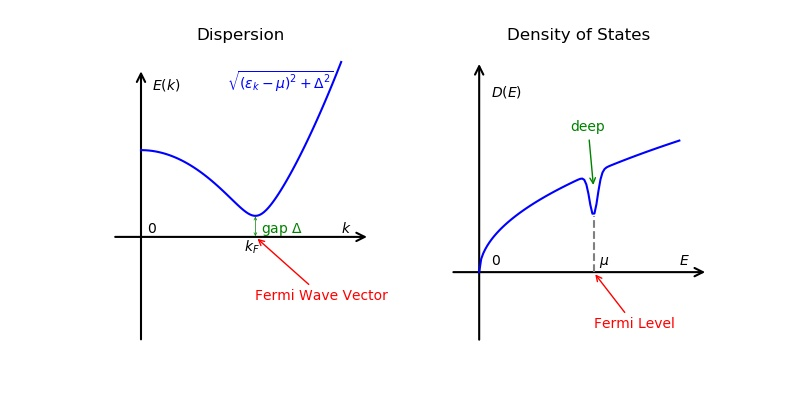

Reproduce this figure in Python.
import numpy as np
from matplotlib import pyplot as plt
import matplotlib.patches as mpatches  # 导入这个包来画箭头

myfig = plt.figure(figsize=[8, 4])  # 先建立画板.

excAxes = myfig.add_subplot(121, title='Dispersion')  # 为激发谱添加画纸.
dosAxes = myfig.add_subplot(122, title='Density of States')  # 为态密度添加画纸.

# 隐藏四边的边框, 以及刻度
for ax in [excAxes, dosAxes]:
    ax.spines['top'].set_visible(False) 
    ax.spines['right'].set_visible(False)
    ax.spines['left'].set_visible(False)
    ax.spines['bottom'].set_visible(False)
    ax.set_xticks([])
    ax.set_yticks([])
    ax.set_xticklabels([])
    ax.set_yticklabels([])
    #ax.grid(True)

lc = 'black'                    # 坐标轴等的颜色

# 画出激发谱的 x 轴, 使用了 matplotlib 包中的箭头. 前两个参量是起点和终点的坐标.
# mutation_scale 表征箭头的大小. lw 是 linewidth.
excX = mpatches.FancyArrowPatch((-.5, 0), (4, 0), mutation_scale=15,
                                 arrowstyle='->', color=lc, lw=1.5) 
excAxes.add_patch(excX)         # 把画出的 x 轴添加到画纸上
# 同样的方法画出 y 轴.
excY = mpatches.FancyArrowPatch((0, -5), (0, 8), mutation_scale=15,
                                 arrowstyle='->', color=lc, lw=1.5) 
excAxes.add_patch(excY)

# 添加一些注释, 全都用了 annotate. xy 表示要注释的位置, xytext 表示注释文字放置
# 的位置. 如果有 arrowprops 参数, 就会添加一个箭头.
excAxes.annotate(r'$k$', xy=(3.5, .2), color=lc)  # x 轴的意义
excAxes.annotate(r'$E(k)$', xy=(.2, 7), color=lc)  # y 轴的意义
excAxes.annotate(r'$0$', xy=(0, 0), xytext=(.1,.2), color=lc)  # 坐标原点

excAxes.annotate(r'$k_F$', xy=(1.8, -.7), color=lc)  # 标注费米波矢的位置
excAxes.annotate(r'Fermi Wave Vector', xy=(2, 0), xytext=(2, -3),
                 arrowprops=dict(arrowstyle='->', color='r'), color='r')

# 对态密度图进行类似的操作
dosX = mpatches.FancyArrowPatch((-.5, 0), (4, 0), mutation_scale=15,
                                 arrowstyle='->', color=lc, lw=1.5) 
dosAxes.add_patch(dosX)
dosY = mpatches.FancyArrowPatch((0, -1), (0, 3), mutation_scale=15,
                                 arrowstyle='->', color=lc, lw=1.5) 
dosAxes.add_patch(dosY)

dosAxes.annotate(r'$E$', xy=(3.5, .1), color=lc)
dosAxes.annotate(r'$D(E)$', xy=(.2, 2.5), color=lc)
dosAxes.annotate(r'$0$', xy=(0, 0), xytext=(.2,.1), color=lc)

dosAxes.annotate(r'$\mu$', xy=(2.1, .1), color=lc)
dosAxes.annotate(r'Fermi Level', xy=(2, 0), xytext=(2, -.8),
                 arrowprops=dict(arrowstyle='->', color='r'), color='r')
dosAxes.plot([2, 2],[0, .8], '--', c='gray')  # 画出费米面的虚线

# 坐标建立完, 画出相应的曲线
mu = 4
delta = 1
k = np.linspace(0, 3.5, 100)

exline = np.sqrt((k**2 - mu)**2 + delta**2)
excAxes.plot(k, exline, 'b')
# 注释曲线的方程
excAxes.annotate(r'$\sqrt{(\varepsilon_k - \mu)^2 + \Delta^2}$', xy=(1.5, 7), c='b')
# 添加一些关于 gap 的注释
gapline = mpatches.FancyArrowPatch((2, -.1), (2, delta+.1), arrowstyle='<->',
                                   mutation_scale= 5, lw=.5, color='g')
excAxes.add_patch(gapline)
excAxes.annotate(r'gap $\Delta$', xy=(2, 0), xytext=(2.1, .2), color='g')




E = np.linspace(0, 3.5, 100)
DOS = np.sqrt(E) - .6*np.exp((-(E - np.sqrt(mu))**2) / 1e-2)
dosAxes.plot(k, DOS, 'b')

# 添加关于 deep 的注释
dosAxes.annotate('deep', xy=(2, 1.2), xytext=(1.6, 2),
                 arrowprops=dict(arrowstyle='->', color='g'), c='g')

myfig.savefig('gaped.jpg')    # 保存图片
